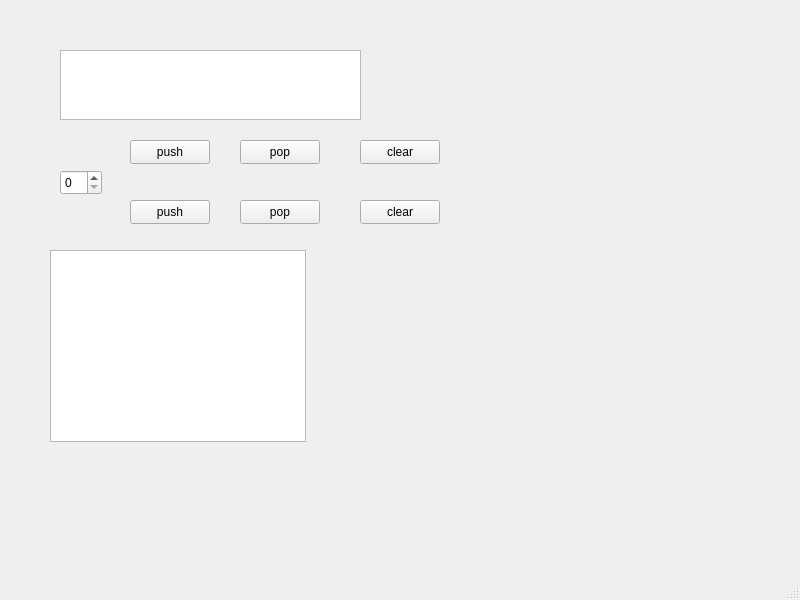
<?xml version="1.0" encoding="UTF-8"?>
<ui version="4.0">
 <class>MainWindow</class>
 <widget class="QMainWindow" name="MainWindow">
  <property name="geometry">
   <rect>
    <x>0</x>
    <y>0</y>
    <width>800</width>
    <height>600</height>
   </rect>
  </property>
  <property name="windowTitle">
   <string>MainWindow</string>
  </property>
  <widget class="QWidget" name="centralwidget">
   <widget class="QTextEdit" name="textEdit">
    <property name="geometry">
     <rect>
      <x>60</x>
      <y>50</y>
      <width>301</width>
      <height>70</height>
     </rect>
    </property>
    <property name="readOnly">
     <bool>true</bool>
    </property>
   </widget>
   <widget class="QPushButton" name="pushButton_push">
    <property name="geometry">
     <rect>
      <x>130</x>
      <y>140</y>
      <width>80</width>
      <height>24</height>
     </rect>
    </property>
    <property name="text">
     <string>push</string>
    </property>
   </widget>
   <widget class="QPushButton" name="pushButton_pop">
    <property name="geometry">
     <rect>
      <x>240</x>
      <y>140</y>
      <width>80</width>
      <height>24</height>
     </rect>
    </property>
    <property name="text">
     <string>pop</string>
    </property>
   </widget>
   <widget class="QSpinBox" name="spinBox">
    <property name="geometry">
     <rect>
      <x>60</x>
      <y>170</y>
      <width>42</width>
      <height>25</height>
     </rect>
    </property>
   </widget>
   <widget class="QPushButton" name="pushButton_clear">
    <property name="geometry">
     <rect>
      <x>360</x>
      <y>140</y>
      <width>80</width>
      <height>24</height>
     </rect>
    </property>
    <property name="text">
     <string>clear</string>
    </property>
   </widget>
   <widget class="QTreeView" name="treeView">
    <property name="geometry">
     <rect>
      <x>50</x>
      <y>250</y>
      <width>256</width>
      <height>192</height>
     </rect>
    </property>
   </widget>
   <widget class="QPushButton" name="pushButton_clear_2">
    <property name="geometry">
     <rect>
      <x>360</x>
      <y>200</y>
      <width>80</width>
      <height>24</height>
     </rect>
    </property>
    <property name="text">
     <string>clear</string>
    </property>
   </widget>
   <widget class="QPushButton" name="pushButton_pop_2">
    <property name="geometry">
     <rect>
      <x>240</x>
      <y>200</y>
      <width>80</width>
      <height>24</height>
     </rect>
    </property>
    <property name="text">
     <string>pop</string>
    </property>
   </widget>
   <widget class="QPushButton" name="pushButton_push_2">
    <property name="geometry">
     <rect>
      <x>130</x>
      <y>200</y>
      <width>80</width>
      <height>24</height>
     </rect>
    </property>
    <property name="text">
     <string>push</string>
    </property>
   </widget>
  </widget>
  <widget class="QMenuBar" name="menubar">
   <property name="geometry">
    <rect>
     <x>0</x>
     <y>0</y>
     <width>800</width>
     <height>21</height>
    </rect>
   </property>
  </widget>
  <widget class="QStatusBar" name="statusbar"/>
 </widget>
 <resources/>
 <connections/>
</ui>
